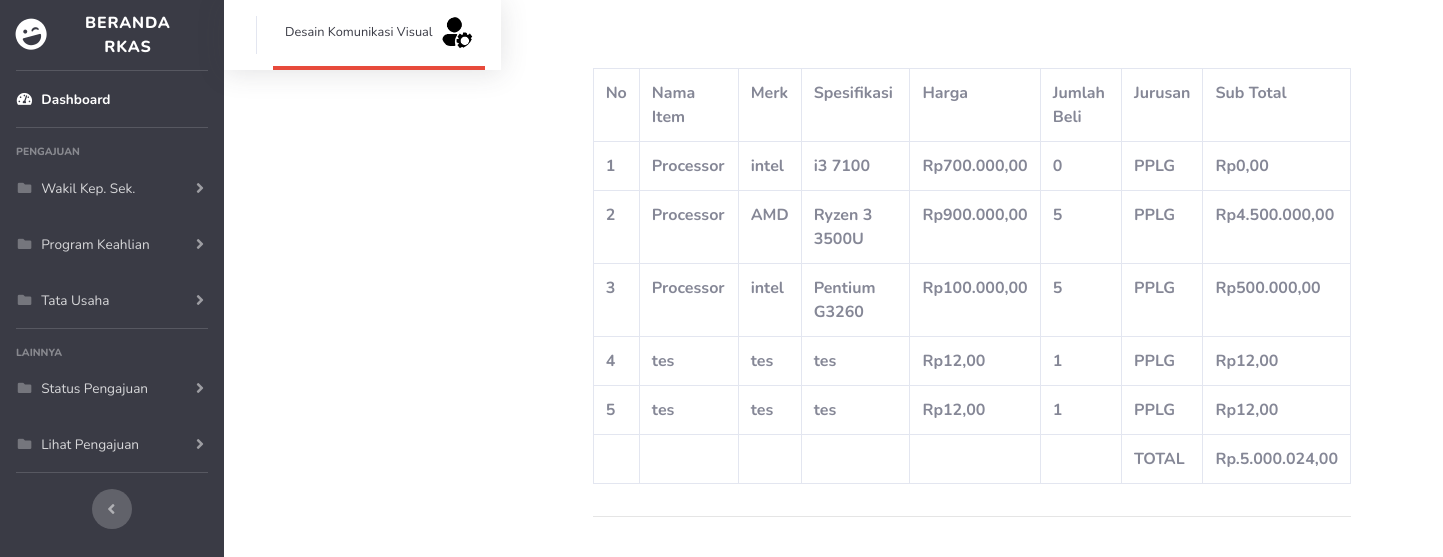
Screenshot of /rkas/alat_bahan.php?id=6083232 with the database file from the repository.
### tables this page shows
CREATE TABLE `tb_user` (
  `id_user` int(10) NOT NULL,
  `nama_user` varchar(60) NOT NULL,
  `nama` char(100) NOT NULL,
  `password` varchar(100) NOT NULL,
  `id_bagian` int(4) NOT NULL,
  `status` varchar(30) NOT NULL
);

CREATE TABLE `tb_bahan` (
  `id_bahan` int(11) NOT NULL,
  `sumber_dana` varchar(10) NOT NULL,
  `tahun_ajuan` int(4) NOT NULL,
  `item` varchar(50) NOT NULL,
  `merk` varchar(50) NOT NULL,
  `spesifikasi` varchar(50) NOT NULL,
  `harga` int(10) NOT NULL,
  `qty` int(20) NOT NULL,
  `subtotal` int(50) NOT NULL,
  `contoh_gambar` varchar(50) NOT NULL,
  `bukti` varchar(50) NOT NULL,
  `kebutuhan_untuk` text NOT NULL,
  `jurusan` char(50) NOT NULL,
  `status` varchar(50) NOT NULL
);

### rkas/alat_bahan.php (the view, shortened to what this page needs)
<?php
include "koneksi.php";
$sql = mysqli_query($conn, "SELECT * FROM tb_bahan");
$id = $_GET['id'];
$sql1 = mysqli_query($conn, "SELECT * FROM tb_user WHERE id_user='$id'");
?>
<!DOCTYPE html>
<html lang="en">
<head>
    <link href="vendor/fontawesome-free/css/all.min.css" rel="stylesheet" type="text/css">
    <link href="css/sb-admin-2.css" rel="stylesheet">
</head>
<body id="page-top">
        <div id="wrapper">
<ul class="navbar-nav bg-gray-900 sidebar sidebar-dark accordion" id="accordionSidebar">
    <a class="sidebar-brand d-flex align-items-center justify-content-center" href="admin.php?id=<?= $id ?>">
        <div class="sidebar-brand-icon rotate-n-15">
            <i class="fas fa-laugh-wink"></i>
        </div>
        <div class="sidebar-brand-text mx-3">Beranda RKAS </div>
    </a>
    <hr class="sidebar-divider my-0">
    <li class="nav-item active">
        <a class="nav-link" href="admin.php?id=<?= $id ?>">
            <i class="fas fa-fw fa-tachometer-alt"></i>
            <span>Dashboard</span></a>
    </li>
    <hr class="sidebar-divider">
    <div class="sidebar-heading">
        PENGAJUAN
    </div>
    <li class="nav-item">
        <a class="nav-link collapsed" href="#" data-toggle="collapse" data-target="#collapseTwo"
            aria-expanded="true" aria-controls="collapseTwo">
            <i class="fas fa-fw fa-folder"></i>
            <span>Wakil Kep. Sek.</span>
        </a>
    </li>
    <li class="nav-item">
        <a class="nav-link collapsed" href="#" data-toggle="collapse" data-target="#collapseUtilities"
            aria-expanded="true" aria-controls="collapseUtilities">
            <i class="fas fa-fw fa-folder"></i>
            <span>Program Keahlian</span>
        </a>
    </li>
    <li class="nav-item">
        <a class="nav-link collapsed" href="#" data-toggle="collapse" data-target="#TU"
            aria-expanded="true" aria-controls="collapseUtilities">
            <i class="fas fa-fw fa-folder"></i>
            <span>Tata Usaha</span>
        </a>
    </li>
    <hr class="sidebar-divider">
    <div class="sidebar-heading">
        Lainnya
    </div>
    <li class="nav-item">
        <a class="nav-link collapsed" href="#" data-toggle="collapse" data-target="#status"
            aria-expanded="true" aria-controls="collapsePages">
            <i class="fas fa-fw fa-folder"></i>
            <span>Status Pengajuan</span>
        </a>
    </li>
    <li class="nav-item">
        <a class="nav-link collapsed" href="#" data-toggle="collapse" data-target="#lihat"
            aria-expanded="true" aria-controls="collapsePages">
            <i class="fas fa-fw fa-folder"></i>
            <span>Lihat Pengajuan</span>
        </a>
    </li>
    <hr class="sidebar-divider d-none d-md-block">
    <div class="text-center d-none d-md-inline">
        <button class="rounded-circle border-0" id="sidebarToggle"></button>
    </div>
</ul>
<nav class="navbar navbar-expand navbar-light bg-white topbar mb-4 static-top shadow">
            <ul class="navbar-nav ml-auto">
                <li class="nav-item dropdown no-arrow">
                    <a class="nav-link dropdown-toggle border-bottom-danger" href="#" id="userDropdown" role="button"
                        data-toggle="dropdown" aria-haspopup="true" aria-expanded="false">
                        <span class="mr-2 d-none d-lg-inline text-gray-900 small"><?php foreach ($sql1 as $row) :
                        echo $row['nama'];
                            endforeach;
                            ?></span>
                        <img class="img-profile rounded-circle "
                            src="img/opprofil.png">
                    </a>
                </li>
            </ul>
        </nav>
        <div class="container">
        <div class="p-5">
        <div class="card-body">
                        <div class="table-responsive">
                                <table class="table table-bordered" id="dataTable" width="100%" cellspacing="0">
                                <tr>
                                            <th>No</th>
                                            <th>Nama Item</th>
                                            <th>Merk</th>
                                            <th>Spesifikasi</th>
                                            <th>Harga</th>
                                            <th>Jumlah Beli</th>
                                            <th>Jurusan</th>
                                            <th>Sub Total</th>
                                    </tr>
                                    <?php $no = 0;?>
                                    <?php foreach ($sql as $row) : ?>
                                    <tr>
                                    <th><?php $no += 1; echo $no;?></th>
                                    <th><?= $row["item"];?></th>
                                    <th><?= $row["merk"];?></th>
                                    <th><?= $row["spesifikasi"];?></th>
                                    <th>Rp<?= number_format($row["harga"], 2, ',', '.'); ?></th>
                                    <th><?= $row["qty"];?></th>
                                    <th><?= $row["jurusan"];?></th>
                                    <th>Rp<?= number_format($row["subtotal"], 2, ',', '.'); ?></th>
                                    <?php endforeach;
                                $total_query = mysqli_query($conn, "SELECT SUM(subtotal) FROM tb_bahan");
                                $total_result = $total_query->fetch_array(MYSQLI_NUM);
                                $total = $total_result[0];
                                $formatted_total = number_format($total, 2, ',', '.');
                                    ?>
                                    </tr>
                                    <tr>
                                    <th></th>
                                    <th></th>
                                    <th></th>
                                    <th></th>
                                    <th></th>
                                    <th></th>
                                    <th>TOTAL</th>
                                    <th>Rp.<?= $formatted_total ?></th>
                                    </tr>
                                </table>
                        </div>
                                <hr>
                        </div>
</body>
</html>

### rows the page displays
tb_user: nama "Desain Komunikasi Visual"
tb_bahan: item "Processor", merk "intel", spesifikasi "i3 7100", harga "700.000,00", qty "0", jurusan "PPLG", subtotal "0,00"
tb_bahan: item "Processor", merk "AMD", spesifikasi "Ryzen 3 3500U", harga "900.000,00", qty "5", jurusan "PPLG", subtotal "4.500.000,00"
tb_bahan: item "Processor", merk "intel", spesifikasi "Pentium G3260", harga "100.000,00", qty "5", jurusan "PPLG", subtotal "500.000,00"
tb_bahan: item "tes", merk "tes", spesifikasi "tes", harga "12,00", qty "1", jurusan "PPLG", subtotal "12,00"
tb_bahan: item "tes", merk "tes", spesifikasi "tes", harga "12,00", qty "1", jurusan "PPLG", subtotal "12,00"

### other values shown
$formatted_total "5.000.024,00"
